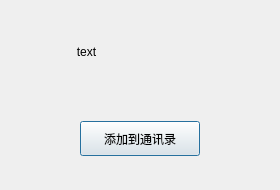
<?xml version="1.0" encoding="UTF-8"?>
<ui version="4.0">
 <class>FindSucessDlg</class>
 <widget class="QDialog" name="FindSucessDlg">
  <property name="geometry">
   <rect>
    <x>0</x>
    <y>0</y>
    <width>280</width>
    <height>190</height>
   </rect>
  </property>
  <property name="minimumSize">
   <size>
    <width>280</width>
    <height>190</height>
   </size>
  </property>
  <property name="maximumSize">
   <size>
    <width>280</width>
    <height>190</height>
   </size>
  </property>
  <property name="windowTitle">
   <string>Dialog</string>
  </property>
  <layout class="QVBoxLayout" name="verticalLayout">
   <item>
    <widget class="QWidget" name="widget" native="true">
     <layout class="QHBoxLayout" name="horizontalLayout">
      <item>
       <widget class="QLabel" name="head_lb">
        <property name="minimumSize">
         <size>
          <width>50</width>
          <height>50</height>
         </size>
        </property>
        <property name="maximumSize">
         <size>
          <width>50</width>
          <height>50</height>
         </size>
        </property>
        <property name="text">
         <string/>
        </property>
       </widget>
      </item>
      <item>
       <widget class="QLabel" name="name_lb">
        <property name="text">
         <string>text</string>
        </property>
        <property name="alignment">
         <set>Qt::AlignCenter</set>
        </property>
       </widget>
      </item>
      <item>
       <spacer name="horizontalSpacer">
        <property name="orientation">
         <enum>Qt::Horizontal</enum>
        </property>
        <property name="sizeHint" stdset="0">
         <size>
          <width>40</width>
          <height>20</height>
         </size>
        </property>
       </spacer>
      </item>
     </layout>
    </widget>
   </item>
   <item>
    <widget class="QWidget" name="widget_2" native="true">
     <layout class="QHBoxLayout" name="horizontalLayout_2">
      <item>
       <widget class="ClickedBtn" name="add_friend_btn">
        <property name="minimumSize">
         <size>
          <width>120</width>
          <height>35</height>
         </size>
        </property>
        <property name="maximumSize">
         <size>
          <width>120</width>
          <height>35</height>
         </size>
        </property>
        <property name="text">
         <string>添加到通讯录</string>
        </property>
       </widget>
      </item>
     </layout>
    </widget>
   </item>
  </layout>
 </widget>
 <customwidgets>
  <customwidget>
   <class>ClickedBtn</class>
   <extends>QPushButton</extends>
   <header location="global">clickedbtn.h</header>
  </customwidget>
 </customwidgets>
 <resources/>
 <connections/>
</ui>
